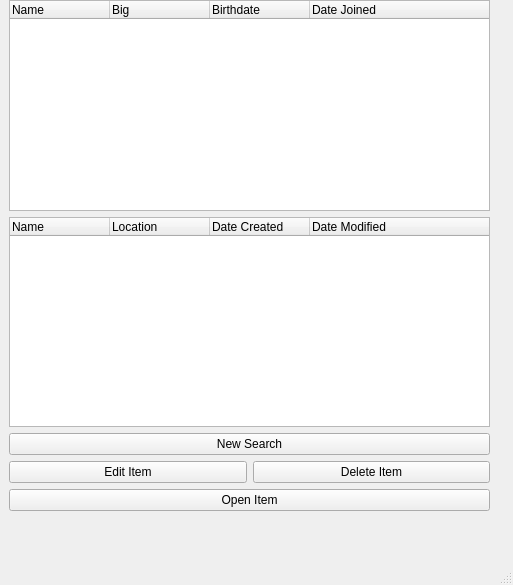
<?xml version="1.0" encoding="UTF-8"?>
<ui version="4.0">
 <class>MainWindow</class>
 <widget class="QMainWindow" name="MainWindow">
  <property name="geometry">
   <rect>
    <x>0</x>
    <y>0</y>
    <width>513</width>
    <height>585</height>
   </rect>
  </property>
  <property name="windowTitle">
   <string>Results</string>
  </property>
  <widget class="QWidget" name="centralwidget">
   <widget class="QWidget" name="verticalLayoutWidget">
    <property name="geometry">
     <rect>
      <x>9</x>
      <y>0</y>
      <width>481</width>
      <height>511</height>
     </rect>
    </property>
    <layout class="QVBoxLayout" name="verticalLayout">
     <item>
      <widget class="QTreeWidget" name="memberTreeWidget">
       <property name="minimumSize">
        <size>
         <width>451</width>
         <height>192</height>
        </size>
       </property>
       <column>
        <property name="text">
         <string>Name</string>
        </property>
       </column>
       <column>
        <property name="text">
         <string>Big</string>
        </property>
       </column>
       <column>
        <property name="text">
         <string>Birthdate</string>
        </property>
       </column>
       <column>
        <property name="text">
         <string>Date Joined</string>
        </property>
       </column>
      </widget>
     </item>
     <item>
      <widget class="QTreeWidget" name="fileTreeWidget">
       <property name="minimumSize">
        <size>
         <width>451</width>
         <height>192</height>
        </size>
       </property>
       <column>
        <property name="text">
         <string>Name</string>
        </property>
       </column>
       <column>
        <property name="text">
         <string>Location</string>
        </property>
       </column>
       <column>
        <property name="text">
         <string>Date Created</string>
        </property>
       </column>
       <column>
        <property name="text">
         <string>Date Modified</string>
        </property>
       </column>
      </widget>
     </item>
     <item>
      <widget class="QPushButton" name="new_search_pushButton">
       <property name="text">
        <string>New Search</string>
       </property>
      </widget>
     </item>
     <item>
      <layout class="QHBoxLayout" name="horizontalLayout">
       <item>
        <widget class="QPushButton" name="edit_item_pushButton">
         <property name="text">
          <string>Edit Item</string>
         </property>
        </widget>
       </item>
       <item>
        <widget class="QPushButton" name="del_item_pushButton">
         <property name="text">
          <string>Delete Item</string>
         </property>
        </widget>
       </item>
      </layout>
     </item>
     <item>
      <widget class="QPushButton" name="open_item_pushButton">
       <property name="text">
        <string>Open Item</string>
       </property>
      </widget>
     </item>
    </layout>
   </widget>
  </widget>
  <widget class="QMenuBar" name="menubar">
   <property name="geometry">
    <rect>
     <x>0</x>
     <y>0</y>
     <width>513</width>
     <height>23</height>
    </rect>
   </property>
  </widget>
  <widget class="QStatusBar" name="statusbar"/>
 </widget>
 <resources/>
 <connections>
  <connection>
   <sender>memberTreeWidget</sender>
   <signal>itemActivated(QTreeWidgetItem*,int)</signal>
   <receiver>MainWindow</receiver>
   <slot>openItem()</slot>
   <hints>
    <hint type="sourcelabel">
     <x>322</x>
     <y>118</y>
    </hint>
    <hint type="destinationlabel">
     <x>741</x>
     <y>169</y>
    </hint>
   </hints>
  </connection>
  <connection>
   <sender>fileTreeWidget</sender>
   <signal>itemActivated(QTreeWidgetItem*,int)</signal>
   <receiver>MainWindow</receiver>
   <slot>openItem()</slot>
   <hints>
    <hint type="sourcelabel">
     <x>238</x>
     <y>332</y>
    </hint>
    <hint type="destinationlabel">
     <x>709</x>
     <y>321</y>
    </hint>
   </hints>
  </connection>
  <connection>
   <sender>new_search_pushButton</sender>
   <signal>clicked()</signal>
   <receiver>MainWindow</receiver>
   <slot>newSearch()</slot>
   <hints>
    <hint type="sourcelabel">
     <x>247</x>
     <y>466</y>
    </hint>
    <hint type="destinationlabel">
     <x>311</x>
     <y>470</y>
    </hint>
   </hints>
  </connection>
  <connection>
   <sender>edit_item_pushButton</sender>
   <signal>clicked()</signal>
   <receiver>MainWindow</receiver>
   <slot>editItem()</slot>
   <hints>
    <hint type="sourcelabel">
     <x>189</x>
     <y>486</y>
    </hint>
    <hint type="destinationlabel">
     <x>167</x>
     <y>551</y>
    </hint>
   </hints>
  </connection>
  <connection>
   <sender>del_item_pushButton</sender>
   <signal>clicked()</signal>
   <receiver>MainWindow</receiver>
   <slot>deleteItem()</slot>
   <hints>
    <hint type="sourcelabel">
     <x>385</x>
     <y>483</y>
    </hint>
    <hint type="destinationlabel">
     <x>440</x>
     <y>557</y>
    </hint>
   </hints>
  </connection>
  <connection>
   <sender>open_item_pushButton</sender>
   <signal>clicked()</signal>
   <receiver>MainWindow</receiver>
   <slot>openItem()</slot>
   <hints>
    <hint type="sourcelabel">
     <x>364</x>
     <y>527</y>
    </hint>
    <hint type="destinationlabel">
     <x>301</x>
     <y>548</y>
    </hint>
   </hints>
  </connection>
  <connection>
   <sender>memberTreeWidget</sender>
   <signal>itemClicked(QTreeWidgetItem*,int)</signal>
   <receiver>fileTreeWidget</receiver>
   <slot>clearSelection()</slot>
   <hints>
    <hint type="sourcelabel">
     <x>197</x>
     <y>108</y>
    </hint>
    <hint type="destinationlabel">
     <x>151</x>
     <y>305</y>
    </hint>
   </hints>
  </connection>
  <connection>
   <sender>fileTreeWidget</sender>
   <signal>itemClicked(QTreeWidgetItem*,int)</signal>
   <receiver>memberTreeWidget</receiver>
   <slot>clearSelection()</slot>
   <hints>
    <hint type="sourcelabel">
     <x>218</x>
     <y>313</y>
    </hint>
    <hint type="destinationlabel">
     <x>227</x>
     <y>151</y>
    </hint>
   </hints>
  </connection>
 </connections>
 <slots>
  <slot>newSearch()</slot>
  <slot>openItem()</slot>
  <slot>editItem()</slot>
  <slot>deleteItem()</slot>
 </slots>
</ui>
